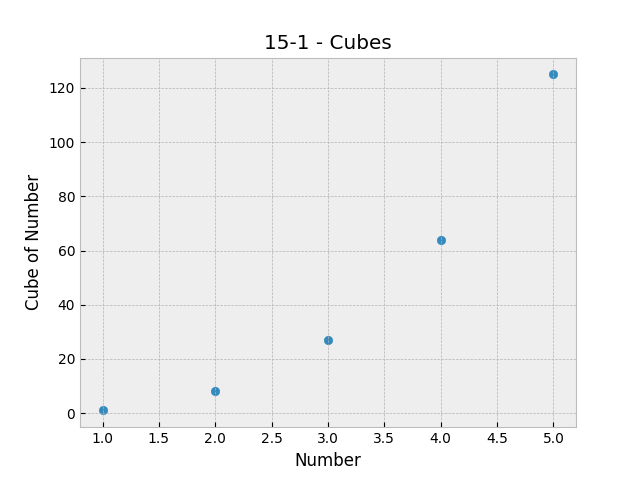

Here is the Python script that generated this plot:
import matplotlib.pyplot as plt

numbers = [1, 2, 3, 4, 5]

cubes = [1, 8, 27, 64, 125]

plt.style.use('bmh')
fig, ax = plt.subplots()

ax.scatter(numbers, cubes)
ax.set_title("15-1 - Cubes")
ax.set_xlabel('Number')
ax.set_ylabel('Cube of Number')

plt.show()
